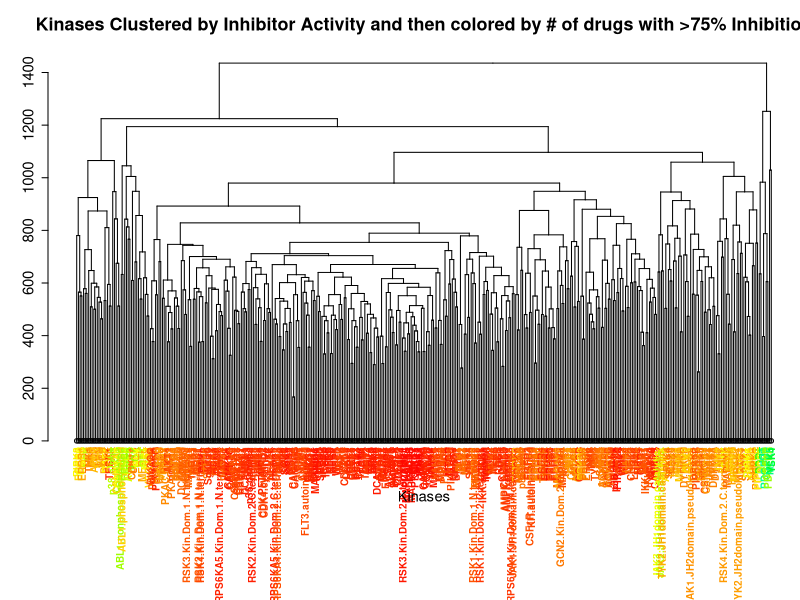

The R source for this figure:
rawData <- t(read.csv("Drewry-data.csv"))
kinaseDist <- dist(rawData)
kinaseClust <- hclust(kinaseDist)

inhData<- read.csv("data-Drewry-75inh.csv")
pdf(file="Drewry-dendrogram-colors.pdf",width=40, height=10)
hcd <-as.dendrogram(kinaseClust)
mycols <- grDevices::rainbow(length(inhData))
colLab <- function(n) {
    if(is.leaf(n)) {
      a <- attributes(n)
	  label <- a$label
      attr(n, "nodePar") <-
        c(a$nodePar, list(lab.col = mycols[inhData[ ,label]]))
      attr(n, "frame.plot") <- TRUE
    }
    n
  }
clusDendro = dendrapply(hcd, colLab)
par(cex=0.6, font=2,mar=c(12, 4, 4, 0))
plot(clusDendro, xlab="", ylab="", main="", sub="", pin=c(8,1),mai=rep(0.1,4),axes=FALSE)
par(cex=0.9)
title(xlab="Kinases", ylab="", main="Kinases Clustered by Inhibitor Activity and then colored by # of drugs with >75% Inhibition")
axis(2)
dev.off()